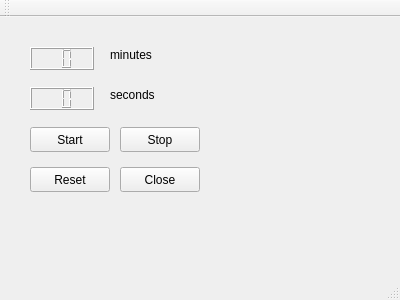
<?xml version="1.0" encoding="UTF-8"?>
<ui version="4.0">
 <class>MainWindow</class>
 <widget class="QMainWindow" name="MainWindow">
  <property name="geometry">
   <rect>
    <x>0</x>
    <y>0</y>
    <width>400</width>
    <height>300</height>
   </rect>
  </property>
  <property name="windowTitle">
   <string>MainWindow</string>
  </property>
  <widget class="QWidget" name="centralWidget">
   <widget class="QLCDNumber" name="lcdNumberMin">
    <property name="geometry">
     <rect>
      <x>30</x>
      <y>30</y>
      <width>64</width>
      <height>23</height>
     </rect>
    </property>
    <property name="digitCount">
     <number>2</number>
    </property>
   </widget>
   <widget class="QLCDNumber" name="lcdNumberSec">
    <property name="geometry">
     <rect>
      <x>30</x>
      <y>70</y>
      <width>64</width>
      <height>23</height>
     </rect>
    </property>
    <property name="digitCount">
     <number>2</number>
    </property>
   </widget>
   <widget class="QLabel" name="label">
    <property name="geometry">
     <rect>
      <x>110</x>
      <y>30</y>
      <width>55</width>
      <height>16</height>
     </rect>
    </property>
    <property name="text">
     <string>minutes</string>
    </property>
   </widget>
   <widget class="QLabel" name="label_2">
    <property name="geometry">
     <rect>
      <x>110</x>
      <y>70</y>
      <width>55</width>
      <height>16</height>
     </rect>
    </property>
    <property name="text">
     <string>seconds</string>
    </property>
   </widget>
   <widget class="QPushButton" name="startButton">
    <property name="geometry">
     <rect>
      <x>30</x>
      <y>110</y>
      <width>80</width>
      <height>25</height>
     </rect>
    </property>
    <property name="text">
     <string>Start</string>
    </property>
   </widget>
   <widget class="QPushButton" name="stopButton">
    <property name="geometry">
     <rect>
      <x>120</x>
      <y>110</y>
      <width>80</width>
      <height>25</height>
     </rect>
    </property>
    <property name="text">
     <string>Stop</string>
    </property>
   </widget>
   <widget class="QPushButton" name="resetButton">
    <property name="geometry">
     <rect>
      <x>30</x>
      <y>150</y>
      <width>80</width>
      <height>25</height>
     </rect>
    </property>
    <property name="text">
     <string>Reset</string>
    </property>
   </widget>
   <widget class="QPushButton" name="closeButton">
    <property name="geometry">
     <rect>
      <x>120</x>
      <y>150</y>
      <width>80</width>
      <height>25</height>
     </rect>
    </property>
    <property name="text">
     <string>Close</string>
    </property>
   </widget>
  </widget>
  <widget class="QMenuBar" name="menuBar">
   <property name="geometry">
    <rect>
     <x>0</x>
     <y>0</y>
     <width>400</width>
     <height>25</height>
    </rect>
   </property>
  </widget>
  <widget class="QToolBar" name="mainToolBar">
   <attribute name="toolBarArea">
    <enum>TopToolBarArea</enum>
   </attribute>
   <attribute name="toolBarBreak">
    <bool>false</bool>
   </attribute>
  </widget>
  <widget class="QStatusBar" name="statusBar"/>
 </widget>
 <layoutdefault spacing="6" margin="11"/>
 <resources/>
 <connections/>
</ui>
